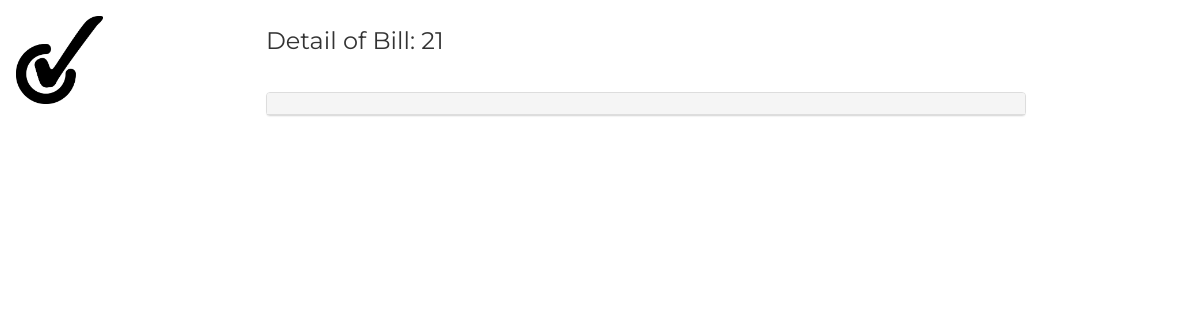
/admin/billdetail.php?madon=21 (signed in), run on an earlier commit of the app's database.
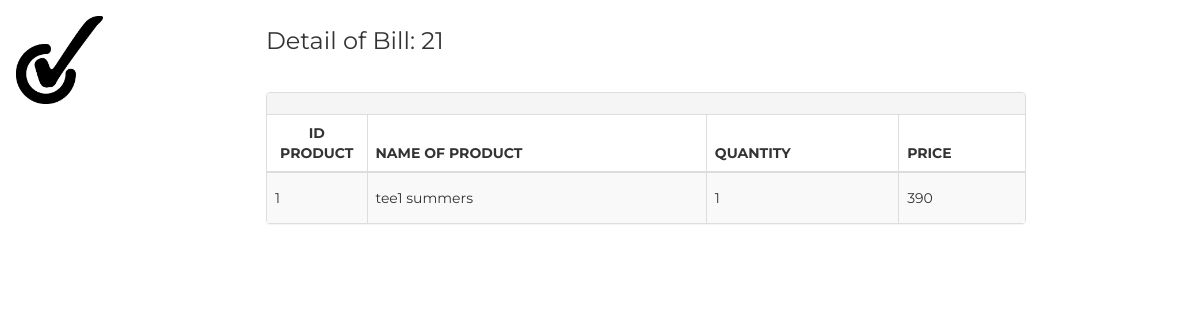
And on a later commit of the database.
### tables this page shows
CREATE TABLE `chitiethoadon` (
  `maDon` int(30) NOT NULL,
  `maSP` int(30) NOT NULL,
  `tenSP` varchar(50) NOT NULL,
  `userKH` varchar(64) NOT NULL,
  `soluong` int(11) NOT NULL,
  `gia` int(11) NOT NULL,
  `size` varchar(10) NOT NULL
);

### process/login.php (called while the page is built, shortened)
<?php
function isLoginedAdmin(){
    return isset($_SESSION['admin']);
}

### admin/billdetail.php (the view, shortened to what this page needs)
<!DOCTYPE html>
<?php
require_once('../process/login.php');
?>
<html>
<link rel="stylesheet" href="../SOURCE.css">
<link rel="stylesheet" href="https://cdnjs.cloudflare.com/ajax/libs/font-awesome/4.7.0/css/font-awesome.min.css">
<link rel="stylesheet" href="https://maxcdn.bootstrapcdn.com/bootstrap/3.3.6/css/bootstrap.min.css">
<link href="https://cdnjs.cloudflare.com/ajax/libs/font-awesome/4.4.0/css/font-awesome.min.css" rel="stylesheet" type="text/css">
<?php
if (isLoginedAdmin()) {
?>
  <body class="w3-content" action="admin.php" style="max-width:1200px">
    <nav class="w3-sidebar w3-bar-block w3-white w3-collapse w3-top" style="z-index:3;width:250px" id="mySidebar">
      <div class="w3-container w3-display-container w3-padding-16">
        <a href="#"><img src="../Images/ANHNEN/logocheck.jpg" alt="LOGO" width="40%"></a>
      </div>
      <div class="w3-padding-64 w3-large w3-text-gray" style="font-weight:bold">
      </div>
    </nav>
    <div class="w3-main" style="margin-left:250px">
      <header class="w3-container w3-xlarge w3-padding-24">
        <p class="w3-left"><?php echo "Detail of Bill: ".$_REQUEST['madon']; ?></p>
      </header>
      <div class="w3-container  ">
        <div class="row">
          <div class="col-md-10 ">
            <div class="panel panel-default panel-table">
              <div class="panel-heading">
                <div class="row">
                  <div class="col col-xs-6">
                    <h1 class="panel-title"><?php
                    $conn=createDBConnection();
                    echo $row['hoTen']; ?></h1>
                  </div>
                </div>
              </div>
              <div class="panel-body">
                <?php
                $sql = "SELECT * FROM chitiethoadon where maDon=".$_REQUEST['madon'];
                if ($result = mysqli_query($conn, $sql)) {
                  if (mysqli_num_rows($result) > 0) {
                ?>
                    <table class="table table-striped table-bordered table-list">
                      <thead>
                        <tr>
                          <th>ID PRODUCT</th>
                          <th>NAME OF PRODUCT</th>
                          <th>QUANTITY</th>
                          <th>PRICE</th>
                        </tr>
                      </thead>
                      <tbody>
                        <?php
                        while ($row = mysqli_fetch_array($result)) {
                        ?>
                          <tr>
                            <td class="hidden-xs"><?php echo $row['maSP'] ?></td>
                            <td><?php echo $row['tenSP'] ?></td>
                            <td><?php echo $row['soluong'] ?></td>
                            <td><?php echo $row['gia'] ?></td>
                          </tr>
              </div>
            </div>
      <?php
                        }
                      }
                    }
      ?>
          </div>
        </div>
      </div>
    </div>
    </div>
  </body>
<?php
}
?>
</html>

What changed in the data, as far as the page shows it:
added chitiethoadon: maSP "1", tenSP "tee1 summers", soluong "1", gia "390"
Also different on the page:
text now shown: "ID PRODUCT NAME OF PRODUCT QUANTITY PRICE"
